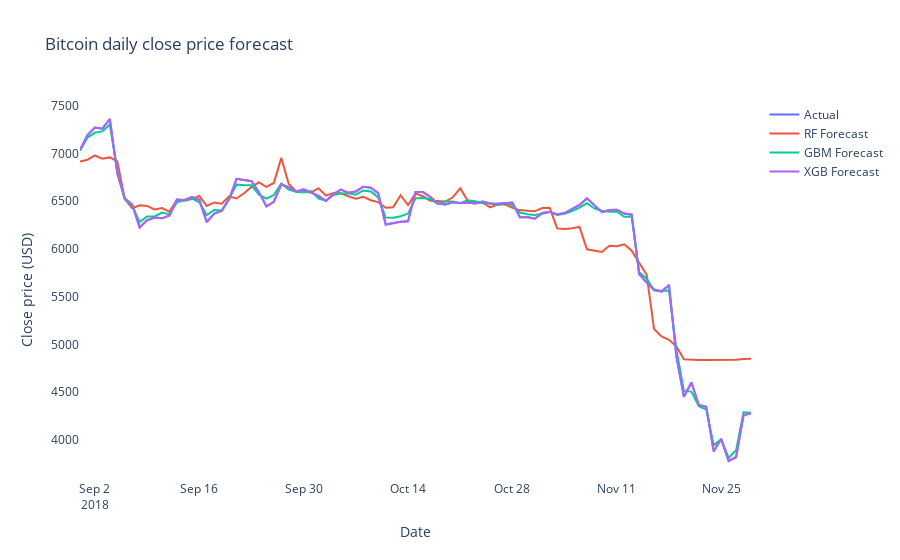

The code cell stored with this chart in its notebook:
### Code cell
# plot daily forecast
fig = go.Figure()
#fig.add_trace(go.Scatter(x=btc.index, y=btc.close, name='Actual'))
fig.add_trace(go.Scatter(x=pred_df.index, y=pred_df.actual, name='Actual'))
fig.add_trace(go.Scatter(x=pred_df.index, y=pred_df.rf_pred, name='RF Forecast'))
fig.add_trace(go.Scatter(x=pred_df.index, y=pred_df.gbm_pred, name='GBM Forecast'))
fig.add_trace(go.Scatter(x=pred_df.index, y=pred_df.xgb_pred, name='XGB Forecast'))
fig.update_layout(title='Bitcoin daily close price forecast',
                      xaxis_title='Date',
                      yaxis_title='Close price (USD)',
                      paper_bgcolor='rgba(0,0,0,0)',
                      plot_bgcolor='rgba(0,0,0,0)'
                    )
